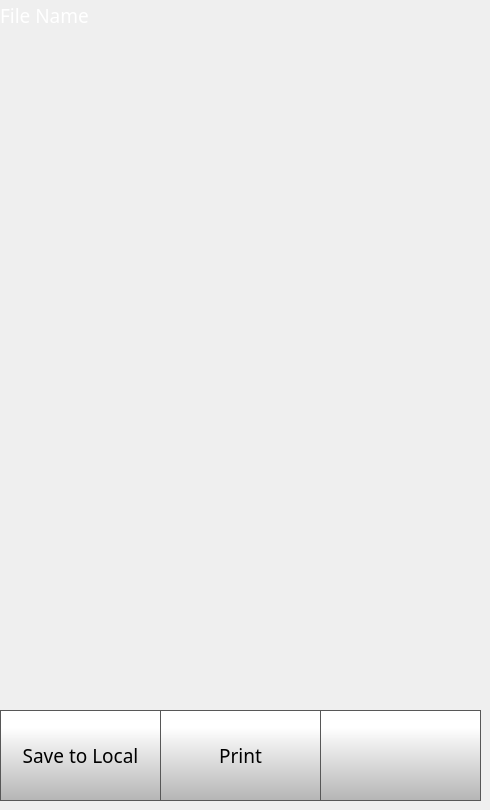
    <widget class="QWidget" name="printSelectedUSBPage">
     <widget class="QToolButton" name="fileSelectedUSBTransferButton">
      <property name="geometry">
       <rect>
        <x>0</x>
        <y>710</y>
        <width>161</width>
        <height>91</height>
       </rect>
      </property>
      <property name="minimumSize">
       <size>
        <width>0</width>
        <height>0</height>
       </size>
      </property>
      <property name="font">
       <font>
        <family>Gotham</family>
        <pointsize>14</pointsize>
       </font>
      </property>
      <property name="styleSheet">
       <string notr="true">QToolButton {
    border: 1px solid rgb(87, 87, 87);
	background-color: qlineargradient(spread:pad, x1:0, y1:1, x2:0, y2:0.188, stop:0 rgba(180, 180, 180, 255), stop:1 rgba(255, 255, 255, 255));
}

QToolButton:pressed {
    background-color: qlineargradient(x1: 0, y1: 0, x2: 0, y2: 1,
                                      stop: 0 #dadbde, stop: 1 #f6f7fa);
}

QToolButton:flat {
    border: none; /* no border for a flat push button */
}

QToolButton:default {
    border-color: navy; /* make the default button prominent */
}</string>
      </property>
      <property name="text">
       <string>Save to Local</string>
      </property>
      <property name="icon">
       <iconset>
        <normaloff>templates/img/icon.png</normaloff>templates/img/icon.png</iconset>
      </property>
      <property name="iconSize">
       <size>
        <width>40</width>
        <height>40</height>
       </size>
      </property>
      <property name="checkable">
       <bool>false</bool>
      </property>
      <property name="toolButtonStyle">
       <enum>Qt::ToolButtonTextUnderIcon</enum>
      </property>
     </widget>
     <widget class="QPushButton" name="fileSelectedUSBBackButton">
      <property name="geometry">
       <rect>
        <x>320</x>
        <y>710</y>
        <width>161</width>
        <height>91</height>
       </rect>
      </property>
      <property name="minimumSize">
       <size>
        <width>0</width>
        <height>0</height>
       </size>
      </property>
      <property name="font">
       <font>
        <family>Gotham Light</family>
        <pointsize>9</pointsize>
       </font>
      </property>
      <property name="styleSheet">
       <string notr="true">QPushButton {
    border: 1px solid rgb(87, 87, 87);

	background-color: qlineargradient(spread:pad, x1:0, y1:1, x2:0, y2:0.188, stop:0 rgba(180, 180, 180, 255), stop:1 rgba(255, 255, 255, 255));
}

QPushButton:pressed {
    background-color: qlineargradient(x1: 0, y1: 0, x2: 0, y2: 1,
                                      stop: 0 #dadbde, stop: 1 #f6f7fa);
}

QPushButton:flat {
    border: none; /* no border for a flat push button */
}

QPushButton:default {
    border-color: navy; /* make the default button prominent */
}</string>
      </property>
      <property name="text">
       <string/>
      </property>
      <property name="icon">
       <iconset>
        <normaloff>templates/img/arrows-4.png</normaloff>templates/img/arrows-4.png</iconset>
      </property>
      <property name="iconSize">
       <size>
        <width>50</width>
        <height>50</height>
       </size>
      </property>
      <property name="checkable">
       <bool>false</bool>
      </property>
      <property name="autoDefault">
       <bool>false</bool>
      </property>
      <property name="default">
       <bool>false</bool>
      </property>
      <property name="flat">
       <bool>false</bool>
      </property>
     </widget>
     <widget class="QLabel" name="fileSelectedUSBName">
      <property name="geometry">
       <rect>
        <x>0</x>
        <y>0</y>
        <width>481</width>
        <height>31</height>
       </rect>
      </property>
      <property name="font">
       <font>
        <family>Gotham Light</family>
        <pointsize>14</pointsize>
        <weight>50</weight>
        <bold>false</bold>
       </font>
      </property>
      <property name="styleSheet">
       <string notr="true">color: rgb(255, 255, 255);
background-color: rgba(255, 255, 255, 0);</string>
      </property>
      <property name="text">
       <string>File Name</string>
      </property>
     </widget>
     <widget class="QToolButton" name="fileSelectedUSBPrintButton">
      <property name="geometry">
       <rect>
        <x>160</x>
        <y>710</y>
        <width>161</width>
        <height>91</height>
       </rect>
      </property>
      <property name="minimumSize">
       <size>
        <width>0</width>
        <height>0</height>
       </size>
      </property>
      <property name="font">
       <font>
        <family>Gotham</family>
        <pointsize>14</pointsize>
       </font>
      </property>
      <property name="styleSheet">
       <string notr="true">QToolButton {
    border: 1px solid rgb(87, 87, 87);
	background-color: qlineargradient(spread:pad, x1:0, y1:1, x2:0, y2:0.188, stop:0 rgba(180, 180, 180, 255), stop:1 rgba(255, 255, 255, 255));
}

QToolButton:pressed {
    background-color: qlineargradient(x1: 0, y1: 0, x2: 0, y2: 1,
                                      stop: 0 #dadbde, stop: 1 #f6f7fa);
}

QToolButton:flat {
    border: none; /* no border for a flat push button */
}

QToolButton:default {
    border-color: navy; /* make the default button prominent */
}</string>
      </property>
      <property name="text">
       <string>Print</string>
      </property>
      <property name="icon">
       <iconset>
        <normaloff>templates/img/printer.png</normaloff>templates/img/printer.png</iconset>
      </property>
      <property name="iconSize">
       <size>
        <width>40</width>
        <height>40</height>
       </size>
      </property>
      <property name="checkable">
       <bool>false</bool>
      </property>
      <property name="toolButtonStyle">
       <enum>Qt::ToolButtonTextUnderIcon</enum>
      </property>
     </widget>
     <widget class="QLabel" name="printPreviewSelectedUSB">
      <property name="geometry">
       <rect>
        <x>70</x>
        <y>130</y>
        <width>341</width>
        <height>341</height>
       </rect>
      </property>
      <property name="styleSheet">
       <string notr="true">background-color: rgba(255, 255, 255, 0);</string>
      </property>
      <property name="text">
       <string/>
      </property>
      <property name="pixmap">
       <pixmap>templates/img/thumbnail.png</pixmap>
      </property>
      <property name="scaledContents">
       <bool>true</bool>
      </property>
     </widget>
    </widget>
